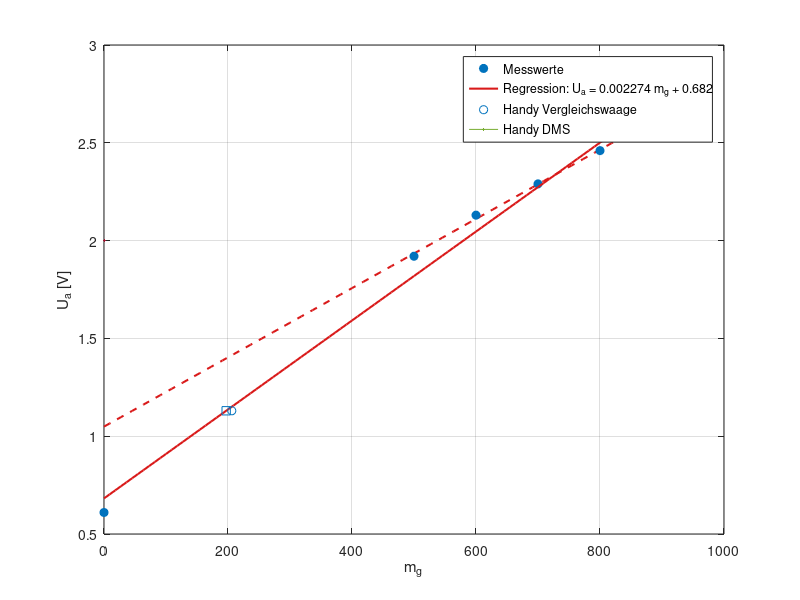

MATLAB code to generate this figure:
% Messdaten
m_g = [0; 500; 600; 700; 800; 900]; % Masse
Ua_V = [0.610; 1.92; 2.13; 2.29; 2.46; 2.64];   % Outputspannung
blau = [0 0.447 0.741];
rot = [0.85 0.10 0.10];

% Messung mit Vergleichswaage
Ua_handy_V = 1.13;
m_handy_waage_g = 206.1;  % Masse von Vergleichswaage


% Lineare Regression über alle Messwerte
p = polyfit(m_g, Ua_V, 1);
m_fit = linspace(min(m_g), max(m_g), 100);
Ua_fit = polyval(p, m_fit);


% Regression ohne m = 0
idx = m_g ~= 0;
p_nozero = polyfit(m_g(idx), Ua_V(idx), 1);
m_fit_nozero = linspace(0, max(m_g(idx)), 100);
Ua_nozero = polyval(p_nozero, m_fit_nozero);

% Gewicht Handy berechnen
m_handy_berechnet = (Ua_handy_V - p(2)) / p(1);


figure
% Plot ohne Nullmessung
plot(m_fit_nozero, Ua_nozero, '--', 'Color', rot, ...
    'LineWidth', 1.5, 'HandleVisibility', 'off')
hold on
% Plot mit Messpunkten
plot(m_g, Ua_V, 'o', 'Color', blau, 'MarkerFaceColor', blau)
hold on
% Plot mit Nullmessung
plot(m_fit, Ua_fit, '-', 'Color', rot, 'LineWidth', 1.5)
hold on
% Handy-Messung
plot(m_handy_waage_g, Ua_handy_V, 'o', 'Color', blau, LineWidth=2)
hold on
plot(m_handy_berechnet, Ua_handy_V, 's', 'Color', blau, LineWidth=2 );
hold off
grid on
xlabel('m_g')
ylabel('U_a [V]')
legend('Messwerte', sprintf('Regression: U_a = %.4g m_g + %.4g', p(1), p(2)), ...
    'Handy Vergleichswaage','Handy DMS', 'Location', 'best')

fprintf('Regressionsgerade: U_a = %.6g * m_g + %.6g\n', p(1), p(2));
fprintf('Gewicht laut DMS: m = %d',m_handy_berechnet);
